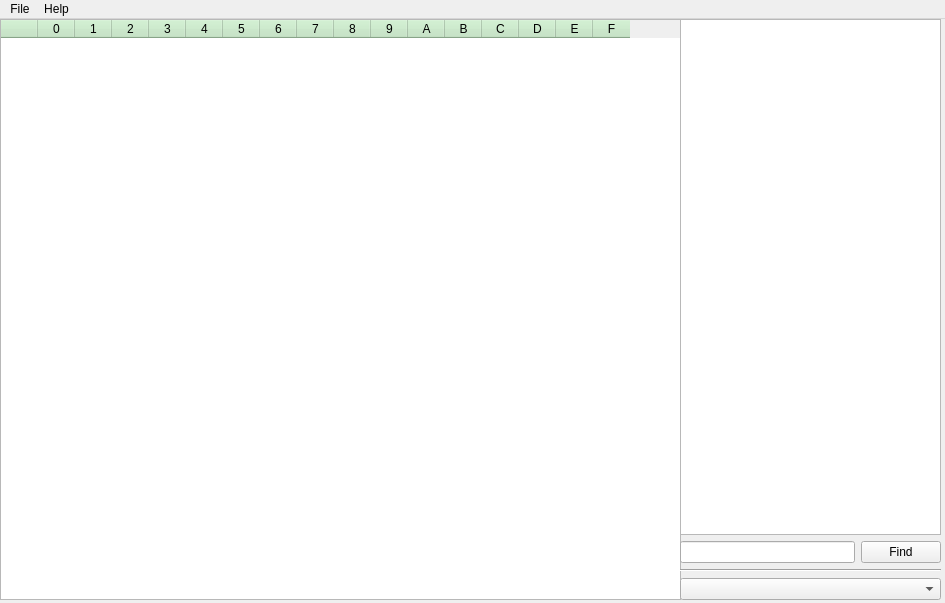
<?xml version="1.0" encoding="UTF-8"?>
<ui version="4.0">
 <class>MainWindow</class>
 <widget class="QMainWindow" name="MainWindow">
  <property name="geometry">
   <rect>
    <x>0</x>
    <y>0</y>
    <width>945</width>
    <height>603</height>
   </rect>
  </property>
  <property name="windowTitle">
   <string>MainWindow</string>
  </property>
  <widget class="QWidget" name="centralwidget">
   <widget class="QTableWidget" name="hexTable">
    <property name="geometry">
     <rect>
      <x>0</x>
      <y>0</y>
      <width>681</width>
      <height>581</height>
     </rect>
    </property>
    <property name="styleSheet">
     <string notr="true">QHeaderView::section {
    background-color: #bfe5bf
}</string>
    </property>
    <attribute name="horizontalHeaderVisible">
     <bool>true</bool>
    </attribute>
    <attribute name="horizontalHeaderDefaultSectionSize">
     <number>37</number>
    </attribute>
    <column>
     <property name="text">
      <string/>
     </property>
    </column>
    <column>
     <property name="text">
      <string>0</string>
     </property>
    </column>
    <column>
     <property name="text">
      <string>1</string>
     </property>
    </column>
    <column>
     <property name="text">
      <string>2</string>
     </property>
    </column>
    <column>
     <property name="text">
      <string>3</string>
     </property>
    </column>
    <column>
     <property name="text">
      <string>4</string>
     </property>
    </column>
    <column>
     <property name="text">
      <string>5</string>
     </property>
    </column>
    <column>
     <property name="text">
      <string>6</string>
     </property>
    </column>
    <column>
     <property name="text">
      <string>7</string>
     </property>
    </column>
    <column>
     <property name="text">
      <string>8</string>
     </property>
    </column>
    <column>
     <property name="text">
      <string>9</string>
     </property>
    </column>
    <column>
     <property name="text">
      <string>A</string>
     </property>
    </column>
    <column>
     <property name="text">
      <string>B</string>
     </property>
    </column>
    <column>
     <property name="text">
      <string>C</string>
     </property>
    </column>
    <column>
     <property name="text">
      <string>D</string>
     </property>
    </column>
    <column>
     <property name="text">
      <string>E</string>
     </property>
    </column>
    <column>
     <property name="text">
      <string>F</string>
     </property>
    </column>
   </widget>
   <widget class="QWidget" name="verticalLayoutWidget">
    <property name="geometry">
     <rect>
      <x>680</x>
      <y>0</y>
      <width>261</width>
      <height>581</height>
     </rect>
    </property>
    <layout class="QVBoxLayout" name="verticalLayout">
     <item>
      <widget class="QTextEdit" name="decodedTextEdit">
       <property name="font">
        <font>
         <pointsize>10</pointsize>
        </font>
       </property>
      </widget>
     </item>
     <item>
      <layout class="QHBoxLayout" name="horizontalLayout">
       <item>
        <widget class="QLineEdit" name="findLineEdit"/>
       </item>
       <item>
        <widget class="QPushButton" name="findPushButton">
         <property name="text">
          <string>Find</string>
         </property>
        </widget>
       </item>
      </layout>
     </item>
     <item>
      <widget class="Line" name="line">
       <property name="orientation">
        <enum>Qt::Horizontal</enum>
       </property>
      </widget>
     </item>
     <item>
      <widget class="QComboBox" name="codeComboBox"/>
     </item>
    </layout>
   </widget>
  </widget>
  <widget class="QMenuBar" name="menuBar">
   <property name="geometry">
    <rect>
     <x>0</x>
     <y>0</y>
     <width>945</width>
     <height>21</height>
    </rect>
   </property>
   <widget class="QMenu" name="menuadsda">
    <property name="title">
     <string>File</string>
    </property>
    <addaction name="actionOpen"/>
    <addaction name="actionSave"/>
    <addaction name="actionSaveToDb"/>
    <addaction name="actionDataBase"/>
    <addaction name="actionSettings"/>
    <addaction name="actionExit_2"/>
   </widget>
   <widget class="QMenu" name="menuHelp">
    <property name="title">
     <string>Help</string>
    </property>
   </widget>
   <addaction name="menuadsda"/>
   <addaction name="menuHelp"/>
  </widget>
  <action name="actionOpen">
   <property name="text">
    <string>Open</string>
   </property>
  </action>
  <action name="actionSave">
   <property name="text">
    <string>Save</string>
   </property>
  </action>
  <action name="actionSaveToDb">
   <property name="text">
    <string>Save to DB</string>
   </property>
  </action>
  <action name="actionExit">
   <property name="text">
    <string>Exit</string>
   </property>
  </action>
  <action name="actionSettings">
   <property name="text">
    <string>Settings</string>
   </property>
  </action>
  <action name="actionExit_2">
   <property name="text">
    <string>Exit</string>
   </property>
  </action>
  <action name="actionFind_in_text_view">
   <property name="text">
    <string>Find in text view</string>
   </property>
  </action>
  <action name="actionDataBase">
   <property name="text">
    <string>DataBase</string>
   </property>
  </action>
 </widget>
 <resources/>
 <connections/>
</ui>
